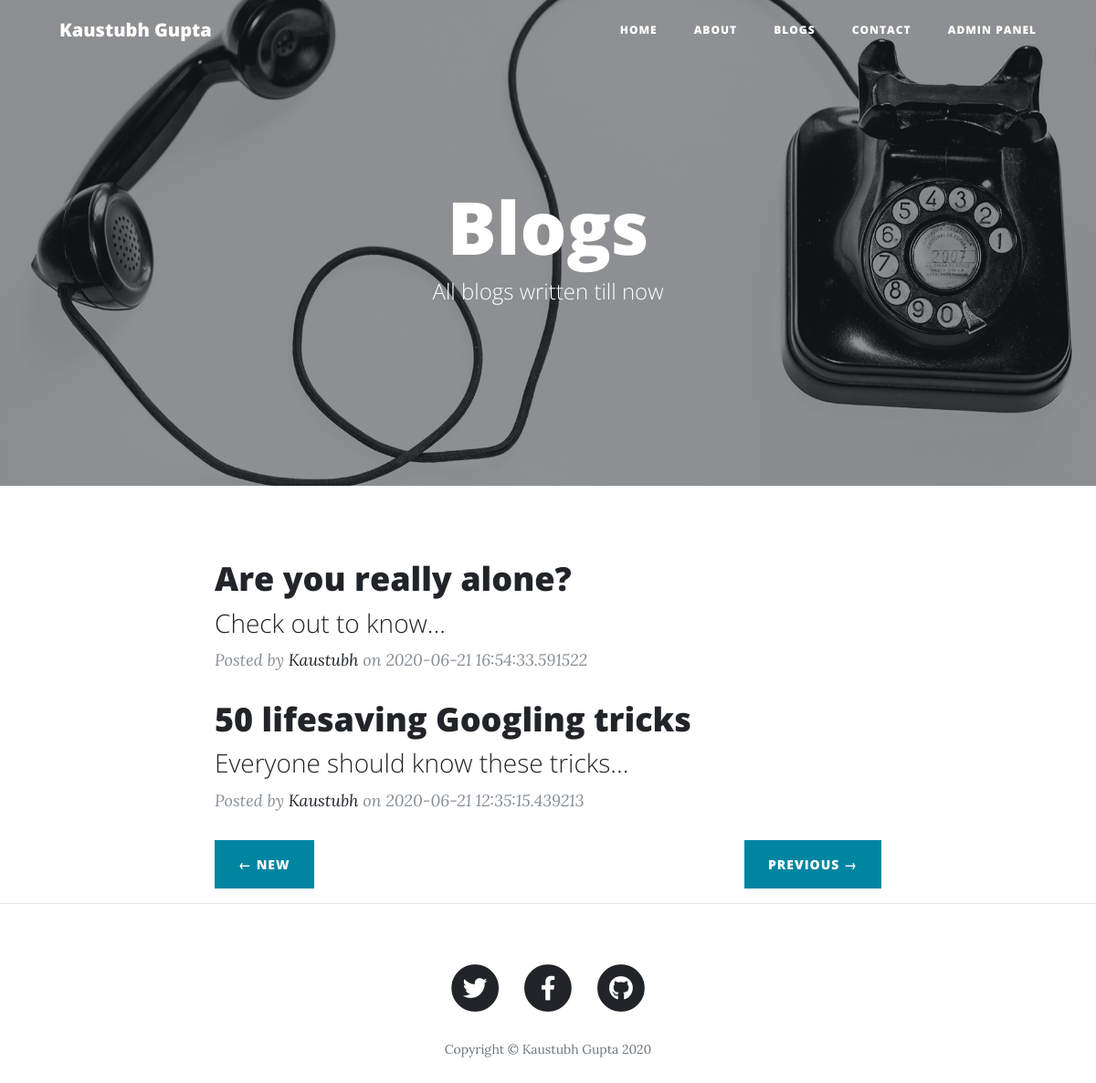
/blogs?page=2, run on the app's committed database.
### mainWeb.py (models this page shows)
class Posts(db.Model):
    serial_no = db.Column(db.Integer, primary_key=True)
    title = db.Column(db.String(50), nullable=False)
    tagline = db.Column(db.String(50), nullable=False)
    slug = db.Column(db.String(50), nullable=False)
    content = db.Column(db.String(9999), nullable=False)
    date = db.Column(db.String(12), nullable=True)
    img_file = db.Column(db.String(30), nullable=True)

### mainWeb.py (the view)
@app.route('/blogs')
def blogs():
    posts = Posts.query.filter_by().all()[::-1]
    last = math.ceil(len(posts)/int(parameter['no_of_post']))
    page = request.args.get('page')
    if (not str(page).isnumeric()):
        page = 1
    page = int(page)
    posts = posts[(page-1)*int(parameter['no_of_post']):(page-1)*int(parameter['no_of_post'])+int(parameter['no_of_post'] )]
    if page == 1:
        prev = "/blogs"
        next = "/blogs?page=" + str(page+1)
    elif page == last:
        prev = "/blogs?page=" + str(page - 1)
        next = "/blogs"
    else:
        prev = "/blogs?page=" + str(page - 1)
        next = "/blogs?page=" + str(page + 1)
    return render_template('blogs.html', par=parameter, posts=posts, next=next, prev=prev)

### templates/blogs.html
{% extends "layout.html" %}
{% block body %}
<header class="masthead" style="background-image: url('{{url_for('static', filename='img/contact-bg.jpg')}}')">
    <div class="overlay"></div>
    <div class="container">
      <div class="row">
        <div class="col-lg-8 col-md-10 mx-auto">
          <div class="page-heading">
            <h1>Blogs</h1>
            <span class="subheading">All blogs written till now</span>
          </div>
        </div>
      </div>
    </div>
  </header>
  <div class="container">
    <div class="row">
      <div class="col-lg-8 col-md-10 mx-auto">
  {% for post in posts %}
        <div class="post-preview">
          <a href="/post/{{post.slug}}">
            <h2 class="post-title">
              {{post.title}}
            </h2>
            <h3 class="post-subtitle">
              {{post.tagline}}...
            </h3>
          </a><p class="post-meta">Posted by
            <a href="/about">Kaustubh</a>
            on {{post.date}}</p>
        </div>
        {% endfor %}
<div class="clearfix">
          <a class="btn btn-primary float-left" href="{{prev}}">&larr; New </a>
          <a class="btn btn-primary float-right" href="{{next}}">Previous &rarr;</a>
        </div>
      </div>
    </div>
  </div>
 {% endblock %}

### data on the page
Posts: title "Are you really alone?", tagline "Check out to know", date "2020-06-21 16:54:33.591522"
Posts: title "50 lifesaving Googling tricks", tagline "Everyone should know these tricks", date "2020-06-21 12:35:15.439213"
